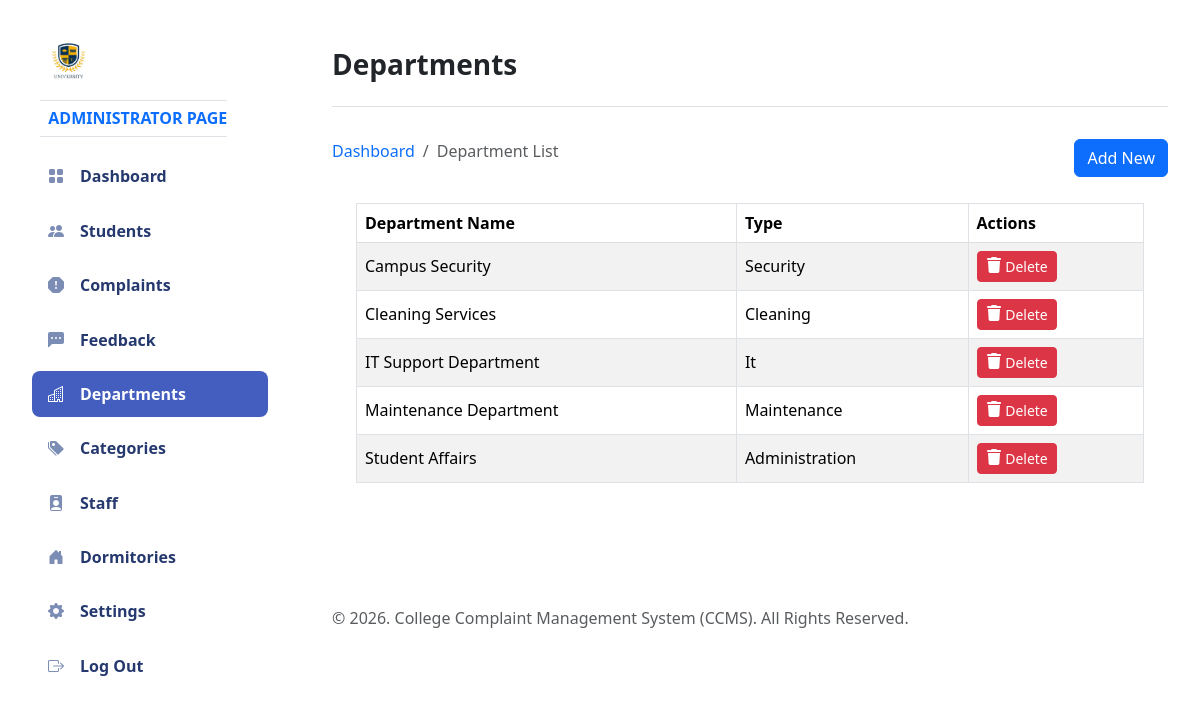
The app's page /Admin/department.php (signed in), older data.
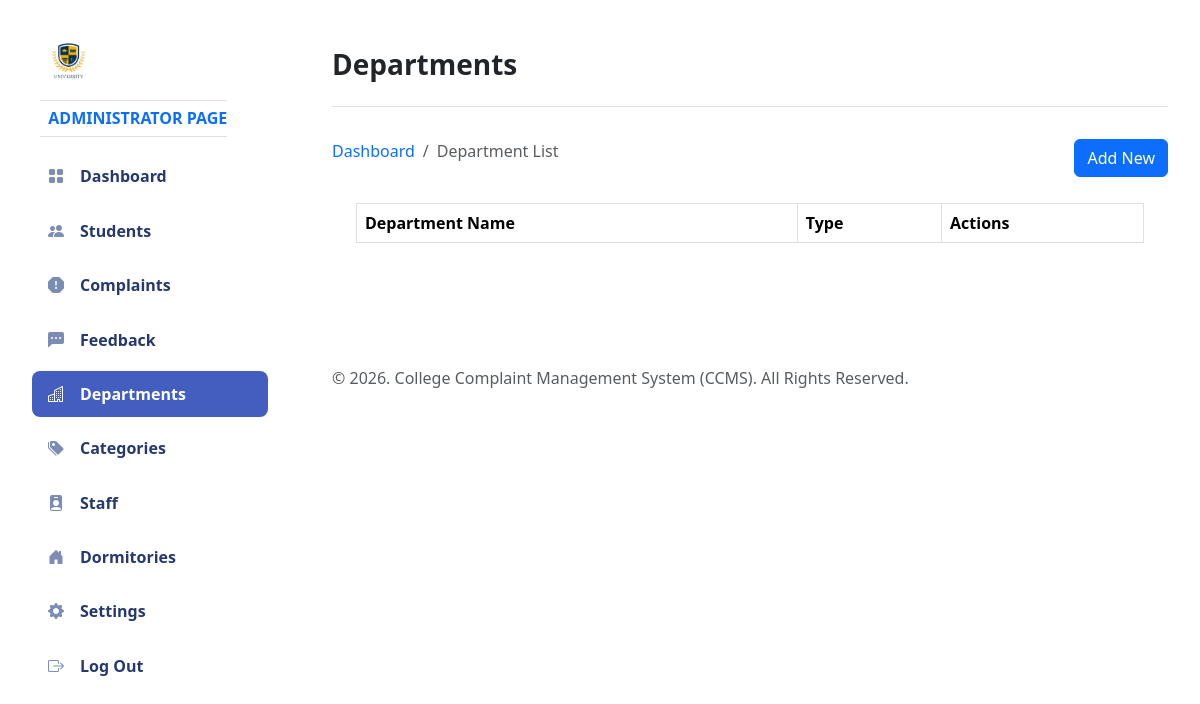
The same page, newer data.
### tables this page shows
CREATE TABLE `department` (
  `department_id` int(11) NOT NULL,
  `department_name` varchar(255) NOT NULL,
  `department_type` enum('maintenance','it','cleaning','security','administration') NOT NULL,
  `is_deleted` tinyint(1) NOT NULL DEFAULT 0
);

### server/inc/get.php (called while the page is built, shortened)
<?php
function getAllDepartment()
{
    include "connection.php";
    $sql = "SELECT * FROM department WHERE is_deleted = 0 ORDER BY department_name ASC";
    $result = mysqli_query($con, $sql);
    return $result;
}

### Admin/department.php (the view, shortened to what the changed rows need)
<?php
include "pages/header.php";
?>
<body>
    <div id="app">
        <div id="main">
            <div class="page-content">
                <section class="row">
                    <div class="col-12 col-lg-12">
                        <div class="card">
                            <div class="card-body">
                                <table id="datatablesSimple" class="table table-striped table-bordered">
                                    <thead>
                                        <tr>
                                            <th>Department Name</th>
                                            <th>Type</th>
                                            <th>Actions</th>
                                        </tr>
                                    </thead>
                                    <tbody>
                                        <?php
                                        $getall = getAllDepartment();
                                        if ($getall) {
                                            while ($row = mysqli_fetch_assoc($getall)) {
                                                $department_id = $row["department_id"];
                                        ?>
                                                <tr>
                                                    <td><?php echo htmlspecialchars($row["department_name"]); ?></td>
                                                    <td><?php echo htmlspecialchars(ucfirst($row["department_type"])); ?></td>
                                                    <td>
                                                        <button type="button" onclick="deleteData(<?php echo $department_id; ?>, 'department', 'department_id')" class="btn btn-danger btn-sm">
                                                            <i class="fa-solid fa-trash"></i> Delete
                                                        </button>
                                                    </td>
                                                </tr>
                                        <?php
                                            }
                                        }
                                        ?>
                                    </tbody>
                                </table>
                            </div>
                        </div>
                    </div>
                </section>
            </div>
        </div>
    </div>
</body>
</html>

Row changes from the older to the newer data that the page shows:
removed department: department_name "Campus Security", department_type "Security"
removed department: department_name "Cleaning Services", department_type "Cleaning"
removed department: department_name "IT Support Department", department_type "It"
removed department: department_name "Maintenance Department", department_type "Maintenance"
removed department: department_name "Student Affairs", department_type "Administration"
